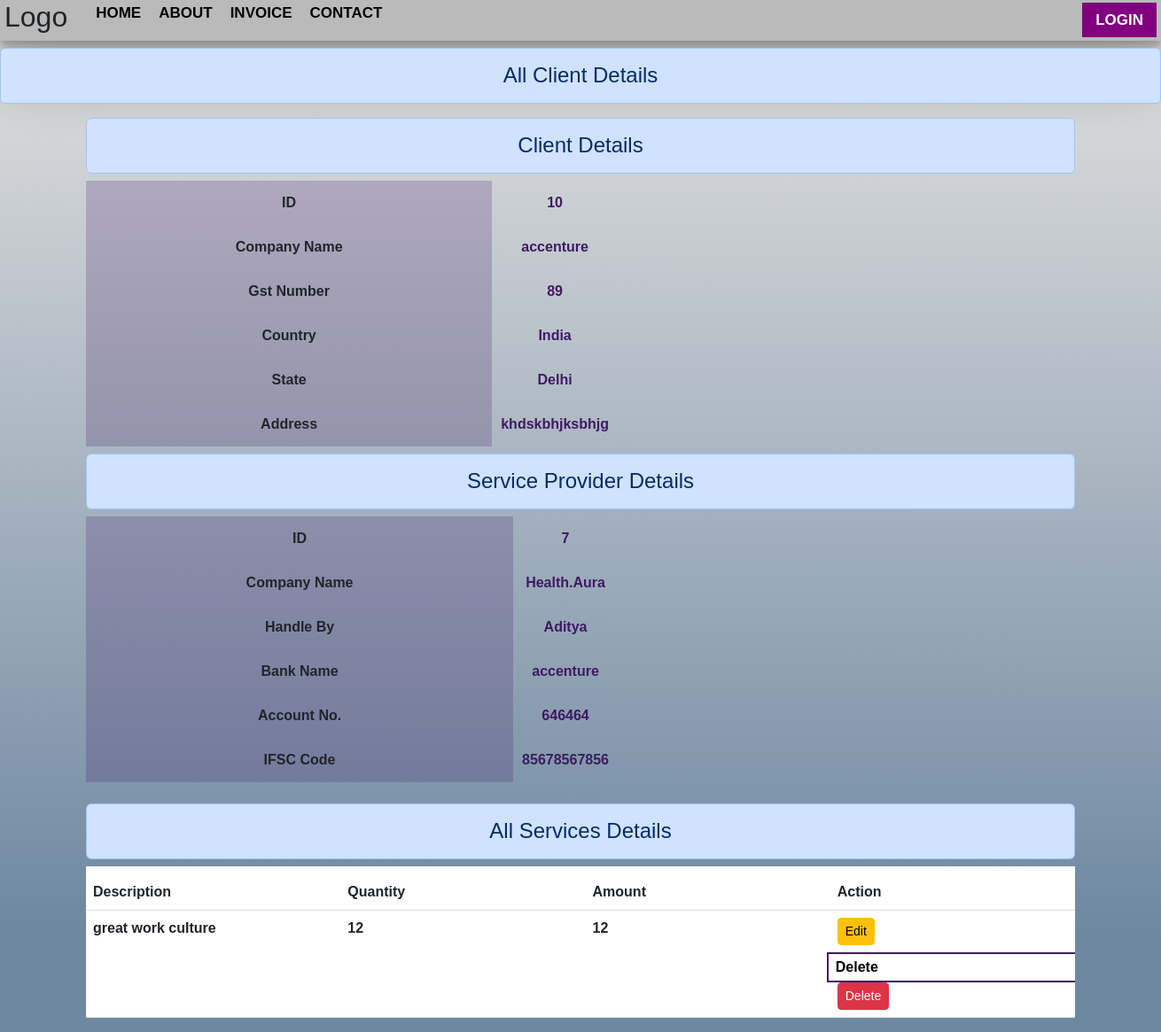
Screenshot of /show_client/10/ with the database file from the repository.
### myInvoice/models.py (models this page shows, shortened)
class Client(models.Model):
    comp_name = models.CharField(max_length=50)
    gst = models.IntegerField()
    country = models.CharField(max_length=30)
    state = models.CharField(max_length=30)
    address = models.CharField(max_length=100)
    def __str__(self):
        return self.comp_name
    class Meta:
        db_table = 'clients'

class Provider(models.Model):
    client = models.ForeignKey(Client, on_delete=models.CASCADE)
    comp_name = models.CharField(max_length=200)
    handle = models.CharField(max_length=200)
    email = models.CharField(max_length=100)
    phone = models.IntegerField()
    address = models.TextField()
    account = models.IntegerField()
    ifsc = models.IntegerField()
    class Meta:
        db_table = 'providers'

class Service(models.Model):
    client = models.ForeignKey(Client, on_delete=models.CASCADE)
    description = models.TextField()
    quantity = models.IntegerField()
    amount = models.IntegerField()
    class Meta:
        db_table = 'services'

### myInvoice/views.py (the view)
# urls.py: path('show_client/<id>/', show_client, name='showClient'),
def show_client(request, id):
    clientData = Client.objects.get(id = id)
    try:
        providerData = Provider.objects.get(client_id = id)
    except Provider.DoesNotExist:
        providerData = {'key': 'val'}
    try:
        serviceData = Service.objects.filter(client_id = id)
    except Service.DoesNotExist:
        serviceData = {'key': 'val'}
    context = {'clientData': clientData, 'serviceData': serviceData, 'providerData': providerData}
    return render(request, 'showClient.html', context)

### myInvoice/templates/showClient.html (shortened to what this page needs)
{% extends "base.html" %}
{% block body %}
  <h4 class="alert my-2 alert-primary text-center">All Client Details</h4>
  <div class="container text-center">
    <div class="row">
      <div class="col">
        <h4 class="alert my-2 alert-primary">Client Details</h4>
        <table class="table-responsive">
          <tbody>
            <tr>
              <th scope="col">ID</th>
              <td>{{clientData.id}}</td>
            </tr>
            <tr>
              <th scope="col">Company Name</th>
              <td>{{clientData.comp_name}}</td>
            </tr>
            <tr>
              <th scope="col">Gst Number</th>
              <td>{{clientData.gst}}</td>
            </tr>
            <tr>
              <th scope="col">Country</th>
              <td>{{clientData.country}}</td>
            </tr>
            <tr>
              <th scope="col">State</th>
              <td>{{clientData.state}}</td>
            </tr>
            <tr>
              <th scope="col">Address</th>
              <td>{{clientData.address}}</td>
            </tr>
        </table>
      </div>
      <div class="col">
        <h4 class="alert my-2 alert-primary">Service Provider Details</h4>
        {% if providerData.key %}
        <h6 class="text-center alert alert-info">No service provider yet, please insert services first</h6>
        {% else %}
        <table class="table-responsive">
          <tbody>
            <tr>
              <th scope="col">ID</th>
              <td>{{providerData.id}}</td>
            </tr>
            <tr>
              <th scope="col">Company Name</th>
              <td>{{providerData.comp_name}}</td>
            </tr>
            <tr>
              <th scope="col">Handle By</th>
              <td>{{providerData.handle}}</td>
            </tr>
            <tr>
              <th scope="col">Bank Name</th>
              <td>{{providerData.client}}</td>
            </tr>
            <tr>
              <th scope="col">Account No.</th>
              <td>{{providerData.account}}</td>
            </tr>
            <tr>
              <th scope="col">IFSC Code</th>
              <td>{{providerData.ifsc}}</td>
            </tr>
        </table>
        {% endif %}
      </div>
    </div>
  </div>
  <div class="container mt-4">
    <h4 class="alert my-2 alert-primary text-center">All Services Details</h4>
    {% if servicesData.key %}
    <h6 class="text-center alert alert-info">No service provider yet, please insert services first</h6>
    {% else %}
    <div class="table-responsive">
      <table class="table table-hover">
        <thead>
          <tr>
            <th scope="col">Description</th>
            <th scope="col">Quantity</th>
            <th scope="col">Amount </th>
            <th scope="col">Action</th>
          </tr>
        </thead>
        <tbody>
          {% for obj in serviceData reversed %}
          <tr>
            <td>{{obj.description}}</td>
            <td>{{obj.quantity}}</td>
            <td>{{obj.amount}}</td>
            <td>
              <div class="row">
                <div class="col-6">
                  <a href="{% url 'update_service' obj.id %}">
                    <h4 class="btn btn-warning  btn-sm">Edit</h4>
                  </a>
                </div>
                <a href="/delete_service/{{obj.id}}" class="delete-btn" onclick="return confirm ('Are you sure you want to delete this item?') "">Delete</a>
                <div class="col-6">
                  <form action="/delete_service/{{obj.id}}" method="post">
                    <button type="submit" class="btn btn-danger btn-sm"
                      onclick=" return confirm ('Are you sure you want to delete this item?') ">Delete</button>
                  </form>
                </div>
              </div>
            </td>
          </tr>
          {% endfor %}
        </tbody>
      </table>
    </div>
  </div>
  {% endif %}
{% endblock body %}

### myInvoice/static/css/main.css (style rules this page uses)
body { padding: 0; margin: 0; box-sizing: border-box; font-family: sans-serif; background: linear-gradient(180.3deg, rgb(221, 221, 221) 5.5%, rgb(110, 136, 161) 90.2%); }
a { text-decoration: none; color: black; }
table { width: 600px; }
table th { height: 50px; background-color: rgba(64, 26, 99, 0.219); }
table td { height: 30px; width: 100px; padding: 10px; color: rgb(64, 26, 99); font-weight: bold; font-size: 16px; }
.delete-btn, .update-btn { border: 2px solid rgb(64, 26, 99); padding: 3px 8px; }

### rows the page displays
Client: id "10", comp_name "accenture", gst "89", country "India", state "Delhi", address "khdskbhjksbhjg"
Provider: id "7", comp_name "Health.Aura", handle "Aditya", client "accenture", account "646464", ifsc "85678567856"
Service: description "great work culture", quantity "12", amount "12"
